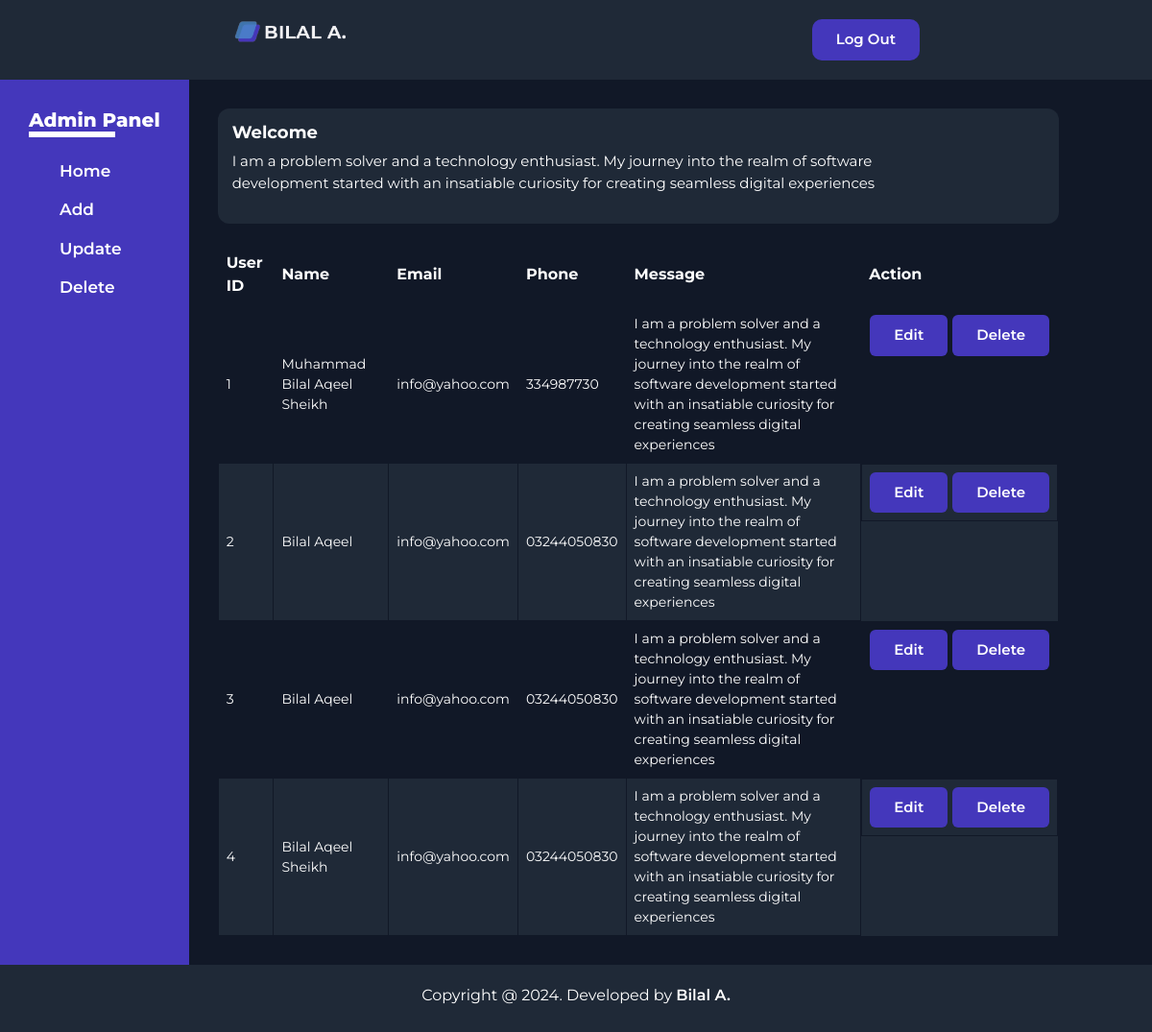
/adminPanel/dashboard.php (signed in), run on the app's committed database.
### tables this page shows
CREATE TABLE `user` (
  `id` int(11) NOT NULL,
  `name` varchar(70) NOT NULL,
  `email` varchar(80) NOT NULL,
  `phone` varchar(15) NOT NULL,
  `message` varchar(255) NOT NULL
);

### adminPanel/dashboard.php (the view, shortened to what this page needs)
<!DOCTYPE html>
<html lang="en">
<head>
    <link rel="stylesheet"
        href="https://cdn.jsdelivr.net/npm/@fortawesome/fontawesome-free@6.2.1/css/fontawesome.min.css">
    <link rel="stylesheet" href="https://cdnjs.cloudflare.com/ajax/libs/font-awesome/6.4.2/css/all.min.css">
    <link rel="stylesheet" href="https://cdn.jsdelivr.net/npm/bootstrap@5.3.2/dist/css/bootstrap.min.css">
    <link rel="stylesheet" href="../css/dashboard.css">
</head>
<body>
    <div class="grid-container">
        <?php
        include "header.php";
        ?>
        <div class="sidebar">
            <h3>Admin Panel</h3>
            <ul>
                <li><a href="dashboard.php">Home</a></li>
                <li><a href="add.php">Add</a></li>
                <li><a href="update.php">Update</a></li>
                <li><a href="del.php">Delete</a></li>
            </ul>
        </div>
        <div class="main">
            <div class="welcome">
                <h3>Welcome</h3>
                <p>
                    I am a problem solver and a technology enthusiast. My journey into the realm of software
                    development started with an insatiable curiosity for creating seamless digital experiences
                </p>
            </div>
            <?php
            include "config.php";
            $sql = "SELECT * FROM user";
            $result = mysqli_query($conn, $sql) or die ("Query Failed");
            if (mysqli_num_rows($result) > 0) {
                ?>
                <table>
                    <thead>
                        <th>User ID</th>
                        <th>Name</th>
                        <th>Email</th>
                        <th>Phone</th>
                        <th>Message</th>
                        <th>Action</th>
                    </thead>
                    <tbody>
                        <?php
                        while ($row = mysqli_fetch_assoc($result)) {
                            ?>
                            <tr style="font-size: 14px;">
                                <td>
                                    <?php echo $row['id']; ?>
                                </td>
                                <td>
                                    <?php echo $row['name']; ?>
                                </td>
                                <td>
                                    <?php echo $row['email']; ?>
                                </td>
                                <td>
                                    <?php echo $row['phone']; ?>
                                </td>
                                <td>
                                    <?php echo $row['message']; ?>
                                </td>
                                <td id="action-btn">
                                    <a id="t-btn" href="updateInline.php?cid=<?php echo $row['id']; ?>">Edit</a>
                                    <a id="t-btn" href="delinline.php?cid=<?php echo $row['id']; ?>">Delete</a>
                                </td>
                            </tr>
                            <?php
                        }
                        ?>
                    </tbody>
                </table>
                <?php
            }
            ?>
        </div>
        <div class="footer">
            <p>Copyright @ 2024. Developed by <a href="../index.html">Bilal A.</a></p>
        </div>
    </div>
</body>
</html>

### adminPanel/header.php (shortened to what this page needs)
<div class="header">
            <div class="logo">
                <img src="../images/BILAL_A.-removebg-preview.png" alt="">
            </div>
            <a href="logout.php" name="" >Log Out</a>
</div>

### css/dashboard.css (style rules this page uses)
* { padding: 0; margin: 0; font-family: 'Montserrat', sans-serif; }
:root { --nav-clr: #1F2937; --primary-clr: #111827; --secondary-clr: #111827; --third-clr: #4437BB; --white-color: white; --padding-btn: 10px 25px; }
.header { grid-area: header; }
.sidebar { grid-area: menu; }
.main { grid-area: main; }
.footer { grid-area: footer; }
.grid-container { display: grid; grid-template-areas: 'header header header header header header' 'menu main main main main main' 'footer footer footer footer footer footer'; background-color: var(--primary-clr); }
.header { background-color: var(--nav-clr); padding: 20px 0; display: flex; justify-content: space-around; }
.logo img { width: 120px; }
.header a { text-decoration: none; color: var(--white-color); font-weight: 600; font-size: 15px; background: var(--third-clr); padding: var(--padding-btn); border-radius: 10px; transition: 0.5s linear; }
.sidebar { background-color: var(--third-clr); display: flex; flex-direction: column; padding: 30px 30px 30px 0px; }
.sidebar h3 { font-size: 20px; font-weight: 800; color: var(--white-color); margin-left: 30px; }
.sidebar h3::after { content: ""; width: 66%; height: 6px; background: var(--white-color); display: block; }
.sidebar ul { display: flex; flex-direction: column; gap: 15px; margin-left: 30px; margin-top: 15px; }
.sidebar ul li { list-style: none; text-align: left; }
.sidebar ul li a { text-decoration: none; color: var(--white-color); font-size: 17px; font-weight: 600; }
.main { background-color: var(--primary-clr); display: flex; flex-direction: column; padding: 30px 0px 30px 30px; gap: 20px; }
.welcome { width: 90%; background-color: var(--nav-clr); padding: 15px; border-radius: 12px; }
.welcome h3 { font-size: 18px; font-weight: 700; color: var(--white-color); }
.welcome p { font-size: 15px; color: var(--white-color); width: 80%; }
table { border-collapse: collapse; width: 90%; color: var(--white-color); }
td, th { border: 1px solid var(--primary-clr); text-align: left; padding: 8px; }
tr:nth-child(even) { background-color: var(--nav-clr); }
#action-btn { display: flex; gap: 5px; }
#t-btn { text-decoration: none; color: var(--white-color); font-weight: 600; font-size: 15px; background: var(--third-clr); padding: var(--padding-btn); border-radius: 6px; }
.footer { background-color: var(--nav-clr); color: var(--white-color); padding: 20px 10px 10px 10px; text-align: center; }
.footer a { text-decoration: none; color: var(--white-color); font-weight: 600; }

### data on the page
user: id "1", name "Muhammad Bilal Aqeel Sheikh", email "info@yahoo.com", phone "334987730", message "I am a problem solver and a technology enthusiast. My journey into the realm of software development started with an insatiable curiosity for creating seamless digital experiences"
user: id "2", name "Bilal Aqeel", email "info@yahoo.com", phone "03244050830", message "I am a problem solver and a technology enthusiast. My journey into the realm of software development started with an insatiable curiosity for creating seamless digital experiences"
user: id "3", name "Bilal Aqeel", email "info@yahoo.com", phone "03244050830", message "I am a problem solver and a technology enthusiast. My journey into the realm of software development started with an insatiable curiosity for creating seamless digital experiences"
user: id "4", name "Bilal Aqeel Sheikh", email "info@yahoo.com", phone "03244050830", message "I am a problem solver and a technology enthusiast. My journey into the realm of software development started with an insatiable curiosity for creating seamless digital experiences"
